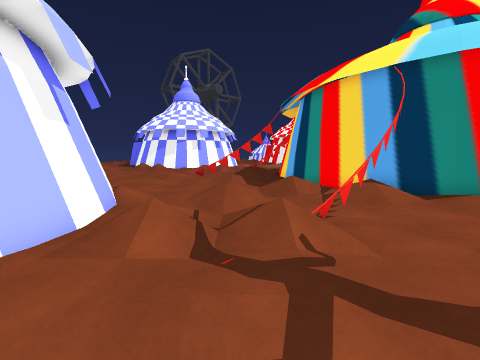
View 1 (above)

24 first-person views from a walk through a Unity game level. The camera is 1.3 m above the floor, tilts 6° down and sees 90° across. The floor is counted in squares, 1 m on a side. Each view is taken from the middle of a square. On the plan, view 1 faces up. The plan holds only what a view shows up to about 12 squares ahead; the rest is blank. The place goes on beyond the plan. Door leaves are left out, so doorways stand open. Some surface patterns are stand-ins.

View 2
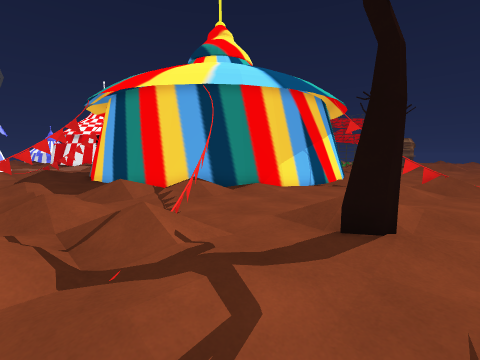

View 3
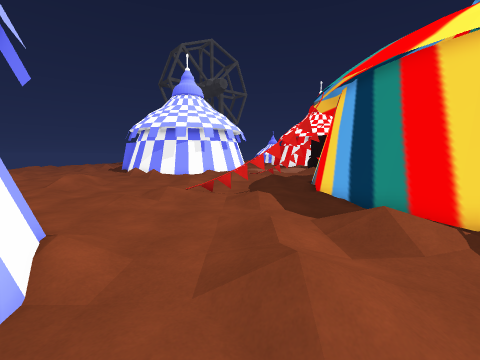

View 4
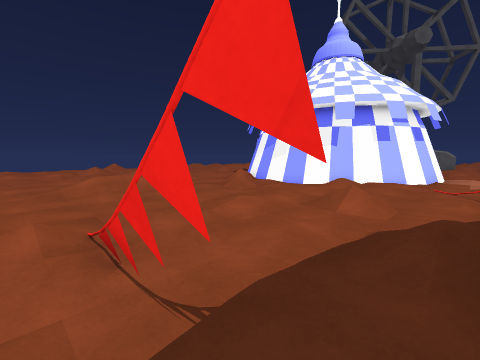

View 5
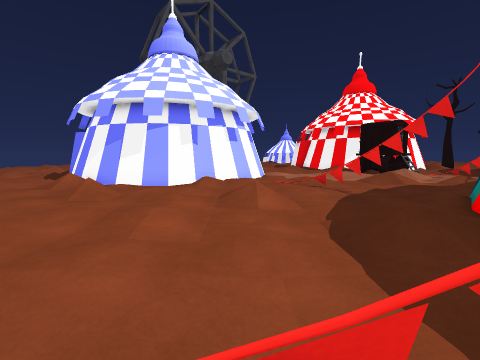

View 6
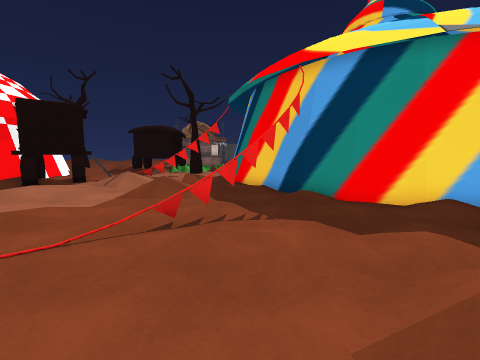

View 7
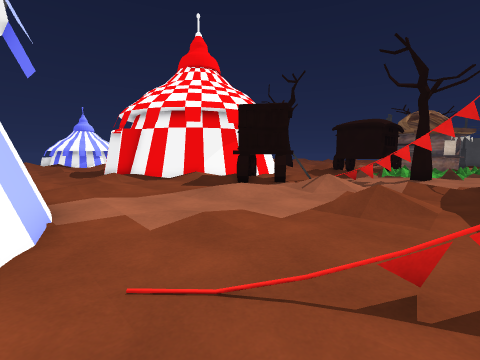

View 8
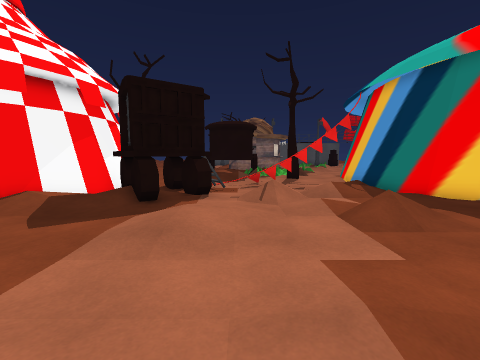

View 9
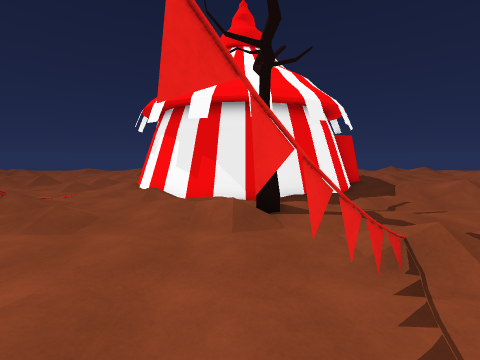

View 10
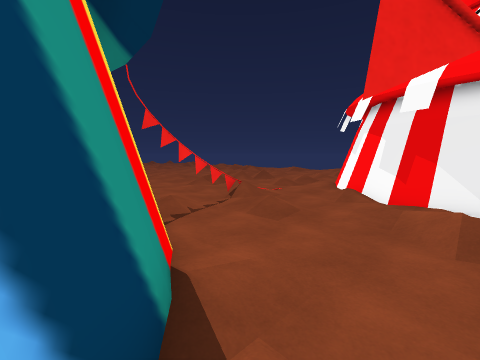

View 11
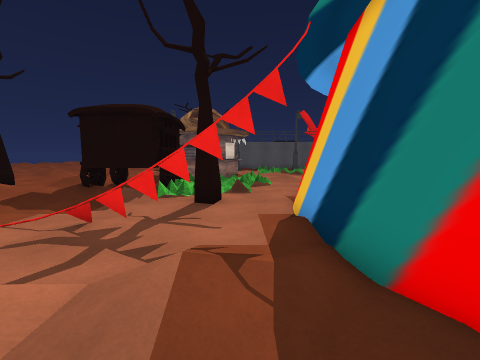

View 12
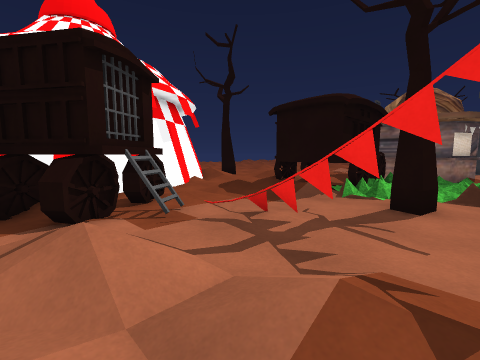

View 13
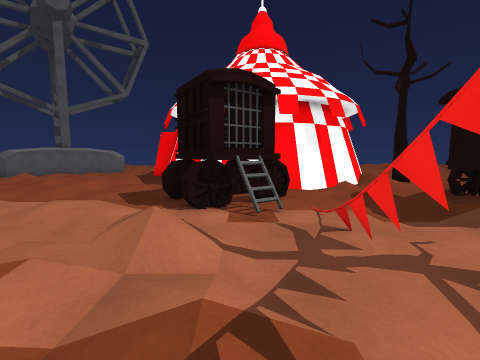

View 14
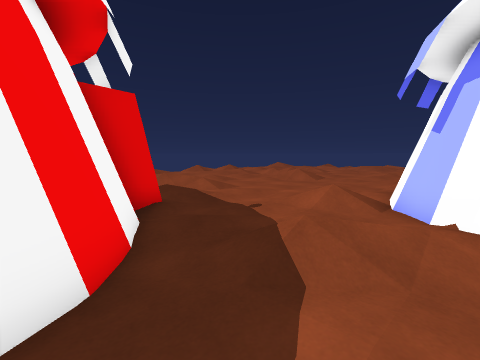

View 15
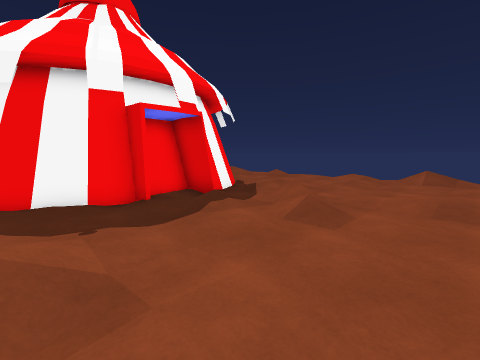

View 16
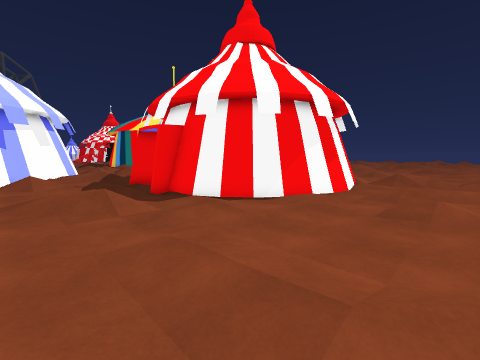

View 17
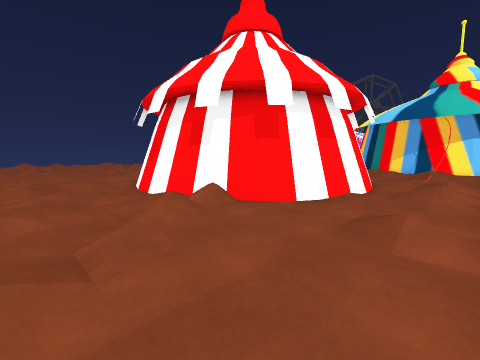

View 18
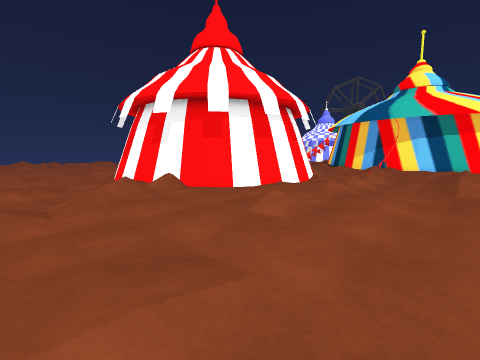

View 19
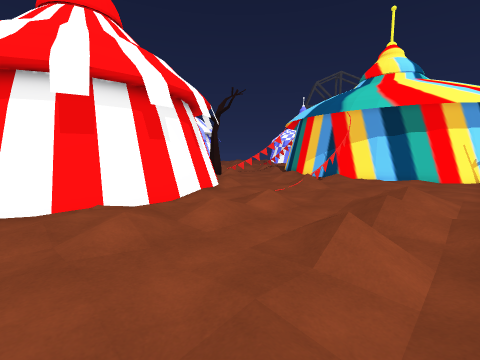

View 20
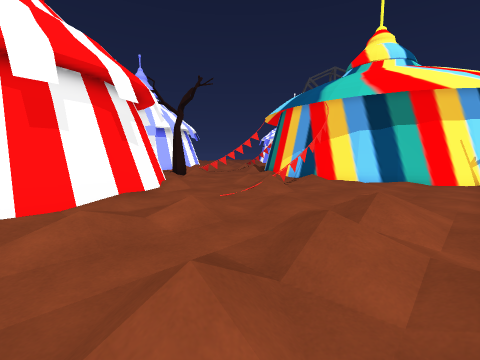

View 21
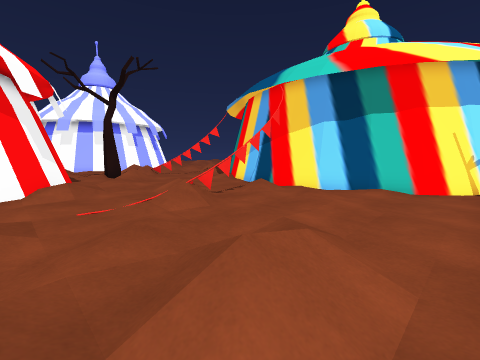

View 22
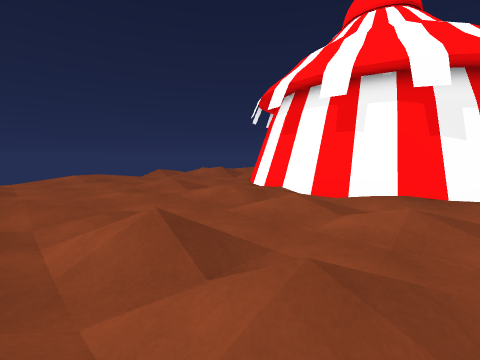

View 23
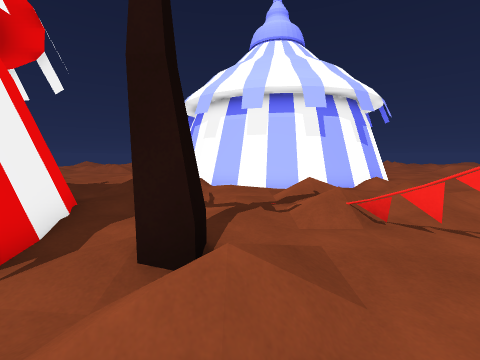

View 24
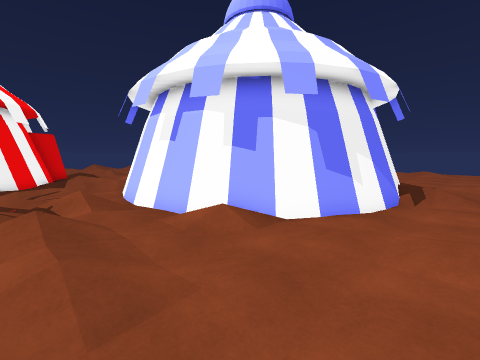

### Floor plan
Key: @ floor where view 1 was taken; # wall or solid block; x gap in a wall; . main floor; : floor 0.25 m higher than the main floor; / step, stairs or slope; = window, fence, low wall or low ledge; T tree; H thing the floor can be seen under or through; W wheel; O other object.
Columns run from 10 left of view 1 to 17 right of it. Each row starts with its distance up from view 1.
 33           .:..../:#####...//
 32           ......./#W......./
 31           .......W##WW././
 30          #...../.W###..//#WO
 29          #..../:/.W#=/.//#
 28          #.....///.../../#
 27         ##.......//..=...#W
 26        ##........//..#...=
 25 ###   ##.......//.//.x.TT.//
 24  ######/.......//.//.#....=/
 23 // .........=......../......
 22 .. /........HH....###### ...
 21 ../O.//./....HH..##
 20  .......//..../###
 19   ......./....##
 18    ...:.......#
 17  /........//.##
 16  //........//#
 15 //........../#
 14 ......//=xx#.#
 13 .....///./...#
 12 .....:...//..#
 11 /............##
 10 ####........  #
  9   ###/...//// ##
  8     ##//.//.///##         ##
  7      ##/.///./#/###     ###.
  6       #..///.##./.#######...
  5       ##////=#......//......
  4       ##///O......../#../...
  3       ##..././/......x......
  2       #....../O/..///#......
  1      ##......T///..////.....
  0     ##//..@../.......//..//.
 -1  ####.///...#####//../... /.
 -2 ===//..//.###  ###/....////.
 -3 ...///./.##      ##..././//.
 -4  ....../.#        ##..//.///
 -5 ........##         #....././
 -6 ......./##         #=.//.//.
 -7 ......//.#         ##.//../.
 -8  ..//.//##         #=///....
 -9  ...//..##         #..//..//
-10  ./..//..##       ##......//
-11  /.....:..##    ###.../....
-12  ...../:...######/....//....
-13  ............##=./........./
-14  ....:...........//......../
-15  ....:.......//...//........
-16  ....:....//.//..../...../..
-17  .//.//..../..////.//..:::..

Positions as (right, up) in squares from view 1, and headings:
1: (0, 0), facing up
2: (-1, 0), facing up-right
3: (-1, 4), facing up
4: (1, 13), facing up-left
5: (-2, 13), facing up
6: (-3, 22), facing right
7: (-1, 23), facing up-right
8: (0, 28), facing right
9: (4, 8), facing down
10: (4, 8), facing down-right
11: (6, 24), facing right
12: (7, 24), facing up-right
13: (9, 23), facing up
14: (0, 0), facing down-left
15: (-9, -3), facing down-right
16: (-7, -17), facing up-right
17: (13, -17), facing up-left
18: (16, -17), facing up-left
19: (17, -10), facing up-left
20: (17, -7), facing up-left
21: (17, -3), facing up-left
22: (17, -3), facing down-left
23: (6, 2), facing left
24: (0, 12), facing down-left
